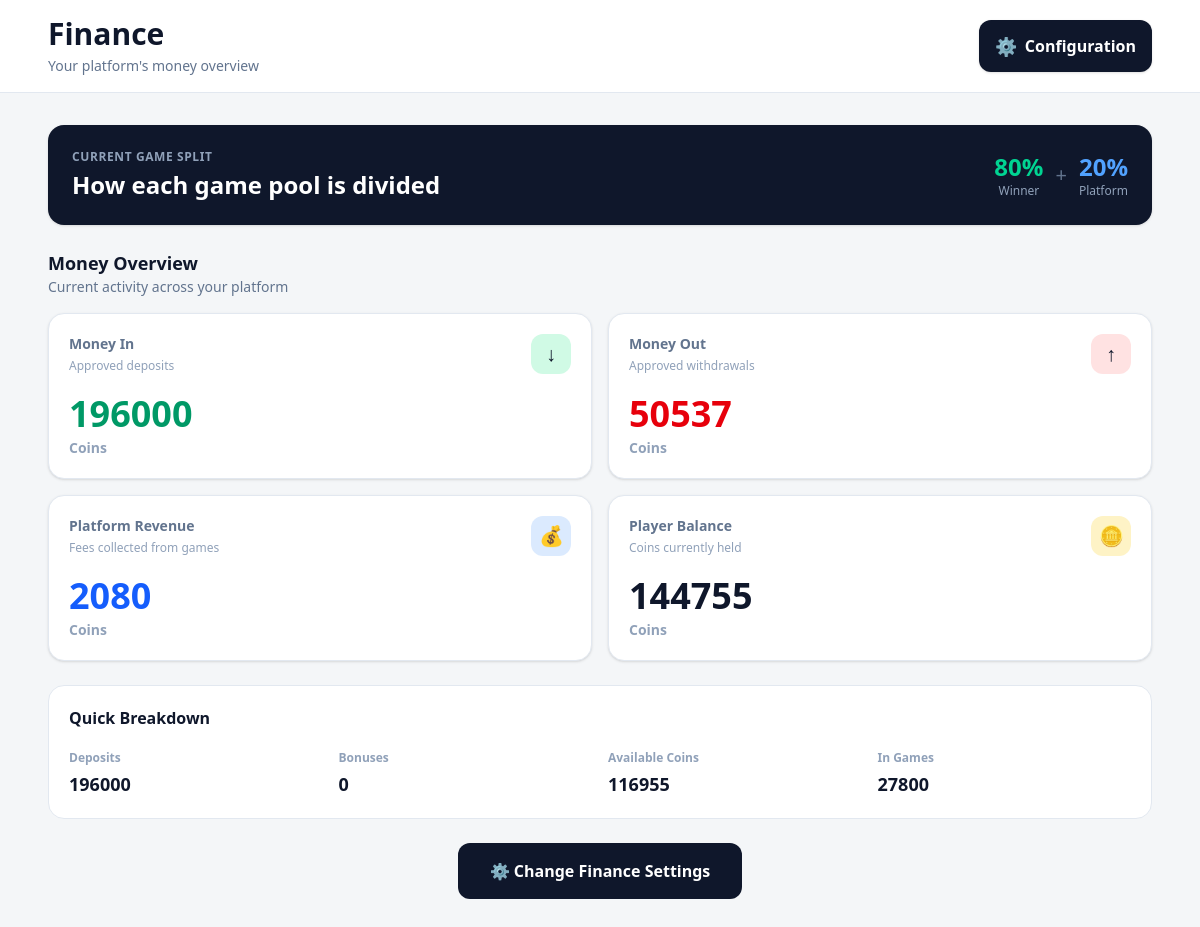
The page /dashboard/finance/ on the database its author committed.
### myapp/models.py (models this page shows, shortened)
class SystemConfiguration(models.Model):
    withdrawal_commission_percentage = models.PositiveIntegerField(
        default=5,
        help_text="Bonus cut percentage given to referrer upon an approved withdrawal."
    )
    platform_tax_percentage = models.PositiveIntegerField(
        default=15,
        help_text="Wager pool platform tax percentage collected from match pools."
    )
    winner_payout_percentage = models.PositiveIntegerField(
        default=85,
        help_text="Wager pool payout delivery payload percentage distributed to the winner."
    )
    updated_at = models.DateTimeField(auto_now=True)
    class Meta:
        verbose_name = "Global System Configuration"
        verbose_name_plural = "Global System Configuration"
    @classmethod
    def get_solo(cls):
        obj, created = cls.objects.get_or_create(
            pk=1,
            defaults={
                'withdrawal_commission_percentage': 5,
                'platform_tax_percentage': 15,
                'winner_payout_percentage': 85
            }
        )
        return obj

### myapp/views/admin.py (the view, shortened to what this page needs)
def finance_management_dashboard(request):
    config = SystemConfiguration.get_solo()
    total_credited = (
        DepositRequest.objects
        .filter(status="APPROVED")
        .aggregate(
            total=Sum("amount")
        )["total"]
        or 0
    )
    total_debited = (
        WithdrawalRequest.objects
        .filter(status="APPROVED")
        .aggregate(
            total=Sum("amount")
        )["total"]
        or 0
    )
    admin_profile = (
        UserProfileBalance.objects
        .filter(
            device_token="SYSTEM_PLATFORM_ADMIN_LEDGER"
        )
        .first()
    )
    revenue_earned = (
        admin_profile.coins
        if admin_profile
        else 0
    )
    normal_profiles = (
        UserProfileBalance.objects
        .exclude(
            device_token="SYSTEM_PLATFORM_ADMIN_LEDGER"
        )
    )
    liquid_supply = (
        normal_profiles
        .aggregate(
            total=Sum("coins")
        )["total"]
        or 0
    )
    locked_escrow = (
        normal_profiles
        .aggregate(
            total=Sum("locked_coins")
        )["total"]
        or 0
    )
    total_liability = (
        liquid_supply
        + locked_escrow
    )
    context = {
        "config": config,
        "metrics": {
            "total_credited_inflow":
                total_credited,
            "total_debited_outflow":
                total_debited,
            "total_revenue_earned":
                revenue_earned,
            "total_system_liability":
                total_liability,
        },
        "breakdown": {
            "approved_deposits":
                total_credited,
            "issued_bonuses":
                0,
            "liquid_supply":
                liquid_supply,
            "locked_escrow":
                locked_escrow,
        },
    }
    return render(
        request,
        "dashboard/finance_management.html",
        context,
    )

### myapp/templates/dashboard/finance_management.html (shortened to what this page needs)
<!DOCTYPE html>
<html lang="en">
<head>
    <script src="https://cdn.jsdelivr.net/npm/@tailwindcss/browser@4"></script>
</head>
<body class="min-h-screen text-slate-900">
    <header class="bg-white border-b border-slate-200 sticky top-0 z-30">
        <div class="max-w-6xl mx-auto px-4 sm:px-6 py-4">
            <div class="flex items-center justify-between gap-4">
                <div>
                    <h1 class="text-2xl sm:text-3xl font-black text-slate-900">
                        Finance
                    </h1>
                    <p class="text-sm text-slate-500 mt-1">
                        Your platform's money overview
                    </p>
                </div>
                <button
                    type="button"
                    onclick="openConfiguration()"
                    class="flex items-center gap-2 bg-slate-900 hover:bg-slate-800 text-white font-bold px-4 py-3 rounded-xl shadow-sm transition">
                    <span class="text-lg">⚙️</span>
                    <span class="hidden sm:inline">
                        Configuration
                    </span>
                </button>
            </div>
        </div>
    </header>
    <main class="max-w-6xl mx-auto px-4 sm:px-6 py-6 sm:py-8">
        <section class="bg-slate-900 text-white rounded-2xl p-5 sm:p-6 mb-6 shadow-sm">
            <div class="flex flex-col sm:flex-row sm:items-center sm:justify-between gap-5">
                <div>
                    <p class="text-xs font-bold uppercase tracking-wider text-slate-400">
                        Current Game Split
                    </p>
                    <h2 class="text-xl sm:text-2xl font-black mt-1">
                        How each game pool is divided
                    </h2>
                </div>
                <div class="flex items-center gap-3">
                    <div class="text-center">
                        <div class="text-2xl font-black text-emerald-400">
                            {{ config.winner_payout_percentage }}%
                        </div>
                        <div class="text-xs text-slate-400">
                            Winner
                        </div>
                    </div>
                    <div class="text-slate-500 text-xl">
                        +
                    </div>
                    <div class="text-center">
                        <div class="text-2xl font-black text-blue-400">
                            {{ config.platform_tax_percentage }}%
                        </div>
                        <div class="text-xs text-slate-400">
                            Platform
                        </div>
                    </div>
                </div>
            </div>
        </section>
        <section>
            <div class="flex items-center justify-between mb-4">
                <div>
                    <h2 class="text-lg font-black text-slate-900">
                        Money Overview
                    </h2>
                    <p class="text-sm text-slate-500">
                        Current activity across your platform
                    </p>
                </div>
            </div>
            <div class="grid grid-cols-1 sm:grid-cols-2 gap-4">
                <div class="bg-white border border-slate-200 rounded-2xl p-5 shadow-sm">
                    <div class="flex items-start justify-between">
                        <div>
                            <p class="text-sm font-bold text-slate-500">
                                Money In
                            </p>
                            <p class="text-xs text-slate-400 mt-1">
                                Approved deposits
                            </p>
                        </div>
                        <div class="w-10 h-10 rounded-xl bg-emerald-100 flex items-center justify-center text-xl">
                            ↓
                        </div>
                    </div>
                    <div class="mt-5">
                        <div class="text-3xl sm:text-4xl font-black text-emerald-600">
                            {{ metrics.total_credited_inflow }}
                        </div>
                        <div class="text-sm font-semibold text-slate-400 mt-1">
                            Coins
                        </div>
                    </div>
                </div>
                <div class="bg-white border border-slate-200 rounded-2xl p-5 shadow-sm">
                    <div class="flex items-start justify-between">
                        <div>
                            <p class="text-sm font-bold text-slate-500">
                                Money Out
                            </p>
                            <p class="text-xs text-slate-400 mt-1">
                                Approved withdrawals
                            </p>
                        </div>
                        <div class="w-10 h-10 rounded-xl bg-red-100 flex items-center justify-center text-xl">
                            ↑
                        </div>
                    </div>
                    <div class="mt-5">
                        <div class="text-3xl sm:text-4xl font-black text-red-600">
                            {{ metrics.total_debited_outflow }}
                        </div>
                        <div class="text-sm font-semibold text-slate-400 mt-1">
                            Coins
                        </div>
                    </div>
                </div>
                <div class="bg-white border border-slate-200 rounded-2xl p-5 shadow-sm">
                    <div class="flex items-start justify-between">
                        <div>
                            <p class="text-sm font-bold text-slate-500">
                                Platform Revenue
                            </p>
                            <p class="text-xs text-slate-400 mt-1">
                                Fees collected from games
                            </p>
                        </div>
                        <div class="w-10 h-10 rounded-xl bg-blue-100 flex items-center justify-center text-xl">
                            💰
                        </div>
                    </div>
                    <div class="mt-5">
                        <div class="text-3xl sm:text-4xl font-black text-blue-600">
                            {{ metrics.total_revenue_earned }}
                        </div>
                        <div class="text-sm font-semibold text-slate-400 mt-1">
                            Coins
                        </div>
                    </div>
                </div>
                <div class="bg-white border border-slate-200 rounded-2xl p-5 shadow-sm">
                    <div class="flex items-start justify-between">
                        <div>
                            <p class="text-sm font-bold text-slate-500">
                                Player Balance
                            </p>
                            <p class="text-xs text-slate-400 mt-1">
                                Coins currently held
                            </p>
                        </div>
                        <div class="w-10 h-10 rounded-xl bg-amber-100 flex items-center justify-center text-xl">
                            🪙
                        </div>
                    </div>
                    <div class="mt-5">
                        <div class="text-3xl sm:text-4xl font-black text-slate-900">
                            {{ metrics.total_system_liability }}
                        </div>
                        <div class="text-sm font-semibold text-slate-400 mt-1">
                            Coins
                        </div>
                    </div>
                </div>
            </div>
        </section>
        <section class="mt-6 bg-white border border-slate-200 rounded-2xl p-5">
            <h3 class="font-black text-slate-900">
                Quick Breakdown
            </h3>
            <div class="grid grid-cols-2 sm:grid-cols-4 gap-4 mt-5">
                <div>
                    <p class="text-xs font-semibold text-slate-400">
                        Deposits
                    </p>
                    <p class="text-lg font-black text-slate-900 mt-1">
                        {{ breakdown.approved_deposits }}
                    </p>
                </div>
                <div>
                    <p class="text-xs font-semibold text-slate-400">
                        Bonuses
                    </p>
                    <p class="text-lg font-black text-slate-900 mt-1">
                        {{ breakdown.issued_bonuses }}
                    </p>
                </div>
                <div>
                    <p class="text-xs font-semibold text-slate-400">
                        Available Coins
                    </p>
                    <p class="text-lg font-black text-slate-900 mt-1">
                        {{ breakdown.liquid_supply }}
                    </p>
                </div>
                <div>
                    <p class="text-xs font-semibold text-slate-400">
                        In Games
                    </p>
                    <p class="text-lg font-black text-slate-900 mt-1">
                        {{ breakdown.locked_escrow }}
                    </p>
                </div>
            </div>
        </section>
        <div class="mt-6 flex justify-center">
            <button
                type="button"
                onclick="openConfiguration()"
                class="w-full sm:w-auto bg-slate-900 hover:bg-slate-800 text-white font-bold px-8 py-4 rounded-xl transition">
                ⚙️ Change Finance Settings
            </button>
        </div>
    </main>
</body>
</html>

### myapp/templates/dashboard/finance_management.html (style rules this page uses)
body { background: #f4f6f8; }

### rows shown on the page
SystemConfiguration: winner_payout_percentage "80", platform_tax_percentage "20"

### other values the page prints
{{ metrics.total_credited_inflow }} "196000"
{{ metrics.total_debited_outflow }} "50537"
{{ metrics.total_revenue_earned }} "2080"
{{ metrics.total_system_liability }} "144755"
{{ breakdown.approved_deposits }} "196000"
{{ breakdown.issued_bonuses }} "0"
{{ breakdown.liquid_supply }} "116955"
{{ breakdown.locked_escrow }} "27800"
